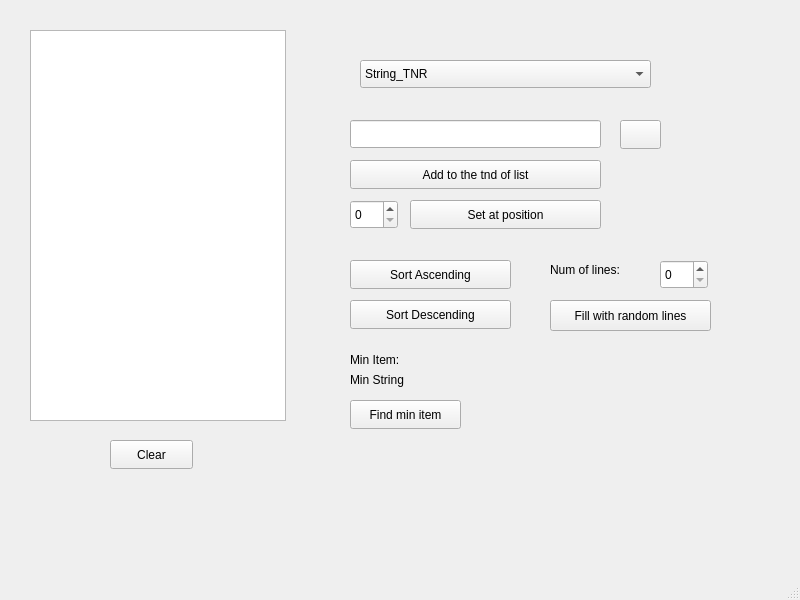
<?xml version="1.0" encoding="UTF-8"?>
<ui version="4.0">
 <class>Lab10_TNR</class>
 <widget class="QMainWindow" name="Lab10_TNR">
  <property name="geometry">
   <rect>
    <x>0</x>
    <y>0</y>
    <width>800</width>
    <height>600</height>
   </rect>
  </property>
  <property name="windowTitle">
   <string>Lab10_TNR</string>
  </property>
  <widget class="QWidget" name="centralwidget">
   <widget class="QPushButton" name="minBtn_tnr">
    <property name="geometry">
     <rect>
      <x>350</x>
      <y>400</y>
      <width>111</width>
      <height>29</height>
     </rect>
    </property>
    <property name="text">
     <string>Find min item</string>
    </property>
   </widget>
   <widget class="QLabel" name="minLabel_tnr">
    <property name="geometry">
     <rect>
      <x>350</x>
      <y>370</y>
      <width>321</width>
      <height>20</height>
     </rect>
    </property>
    <property name="text">
     <string>Min String</string>
    </property>
   </widget>
   <widget class="QPushButton" name="addToEndBtn_tnr">
    <property name="geometry">
     <rect>
      <x>350</x>
      <y>160</y>
      <width>251</width>
      <height>29</height>
     </rect>
    </property>
    <property name="text">
     <string>Add to the tnd of list</string>
    </property>
   </widget>
   <widget class="QLineEdit" name="item_tnr">
    <property name="geometry">
     <rect>
      <x>350</x>
      <y>120</y>
      <width>251</width>
      <height>28</height>
     </rect>
    </property>
   </widget>
   <widget class="QSpinBox" name="posVal_tnr">
    <property name="geometry">
     <rect>
      <x>350</x>
      <y>200</y>
      <width>48</width>
      <height>29</height>
     </rect>
    </property>
   </widget>
   <widget class="QPushButton" name="setAtBtn_tnr">
    <property name="geometry">
     <rect>
      <x>410</x>
      <y>200</y>
      <width>191</width>
      <height>29</height>
     </rect>
    </property>
    <property name="text">
     <string>Set at position</string>
    </property>
   </widget>
   <widget class="QPushButton" name="sortABtn_tnr">
    <property name="geometry">
     <rect>
      <x>350</x>
      <y>260</y>
      <width>161</width>
      <height>29</height>
     </rect>
    </property>
    <property name="text">
     <string>Sort Ascending</string>
    </property>
   </widget>
   <widget class="QPushButton" name="sortDBtn_tnr">
    <property name="geometry">
     <rect>
      <x>350</x>
      <y>300</y>
      <width>161</width>
      <height>29</height>
     </rect>
    </property>
    <property name="text">
     <string>Sort Descending</string>
    </property>
   </widget>
   <widget class="QPushButton" name="fillBtn_tnr">
    <property name="geometry">
     <rect>
      <x>550</x>
      <y>300</y>
      <width>161</width>
      <height>31</height>
     </rect>
    </property>
    <property name="text">
     <string>Fill with random lines</string>
    </property>
   </widget>
   <widget class="QSpinBox" name="numLinesVal_tnr">
    <property name="geometry">
     <rect>
      <x>660</x>
      <y>260</y>
      <width>48</width>
      <height>29</height>
     </rect>
    </property>
   </widget>
   <widget class="QLabel" name="label_2">
    <property name="geometry">
     <rect>
      <x>550</x>
      <y>260</y>
      <width>101</width>
      <height>20</height>
     </rect>
    </property>
    <property name="text">
     <string>Num of lines:</string>
    </property>
   </widget>
   <widget class="QLabel" name="label_3">
    <property name="geometry">
     <rect>
      <x>350</x>
      <y>350</y>
      <width>63</width>
      <height>20</height>
     </rect>
    </property>
    <property name="text">
     <string>Min Item:</string>
    </property>
   </widget>
   <widget class="QPushButton" name="randBtn_tnr">
    <property name="geometry">
     <rect>
      <x>620</x>
      <y>120</y>
      <width>41</width>
      <height>29</height>
     </rect>
    </property>
    <property name="text">
     <string/>
    </property>
   </widget>
   <widget class="QListWidget" name="array_tnr">
    <property name="geometry">
     <rect>
      <x>30</x>
      <y>30</y>
      <width>256</width>
      <height>391</height>
     </rect>
    </property>
   </widget>
   <widget class="QPushButton" name="clearBtn_tnr">
    <property name="geometry">
     <rect>
      <x>110</x>
      <y>440</y>
      <width>83</width>
      <height>29</height>
     </rect>
    </property>
    <property name="text">
     <string>Clear</string>
    </property>
   </widget>
   <widget class="QComboBox" name="comboBox">
    <property name="geometry">
     <rect>
      <x>360</x>
      <y>60</y>
      <width>291</width>
      <height>28</height>
     </rect>
    </property>
    <item>
     <property name="text">
      <string>String_TNR</string>
     </property>
    </item>
    <item>
     <property name="text">
      <string>Polynom_TNR</string>
     </property>
    </item>
   </widget>
  </widget>
  <widget class="QMenuBar" name="menubar">
   <property name="geometry">
    <rect>
     <x>0</x>
     <y>0</y>
     <width>800</width>
     <height>25</height>
    </rect>
   </property>
  </widget>
  <widget class="QStatusBar" name="statusbar"/>
 </widget>
 <resources/>
 <connections/>
</ui>
